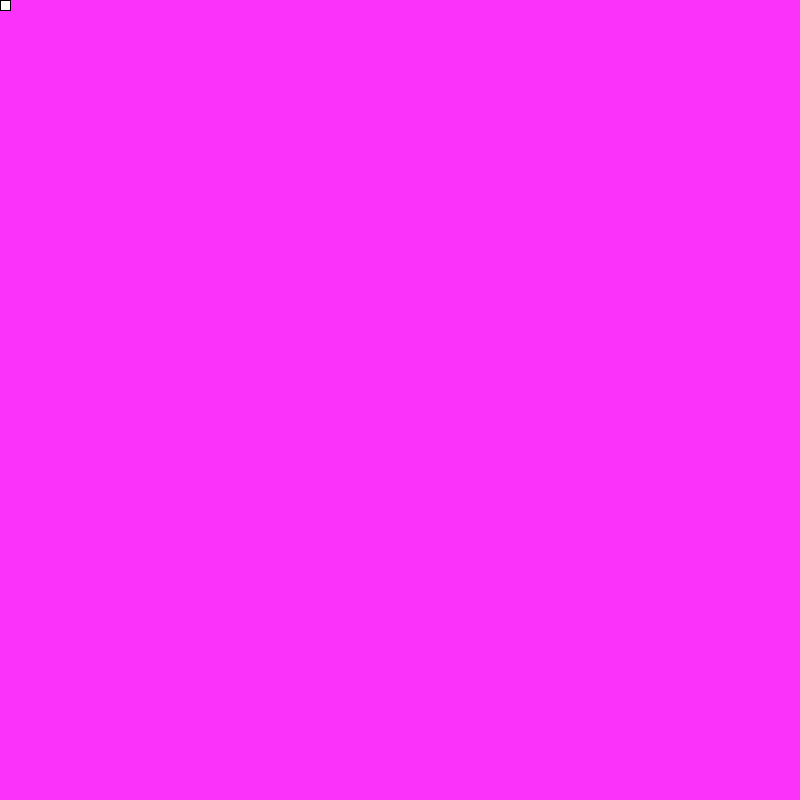
Frame 1 (no input)
Frame 60 (the mouse pressed at the canvas centre just before this capture): identical to frame 1, image omitted
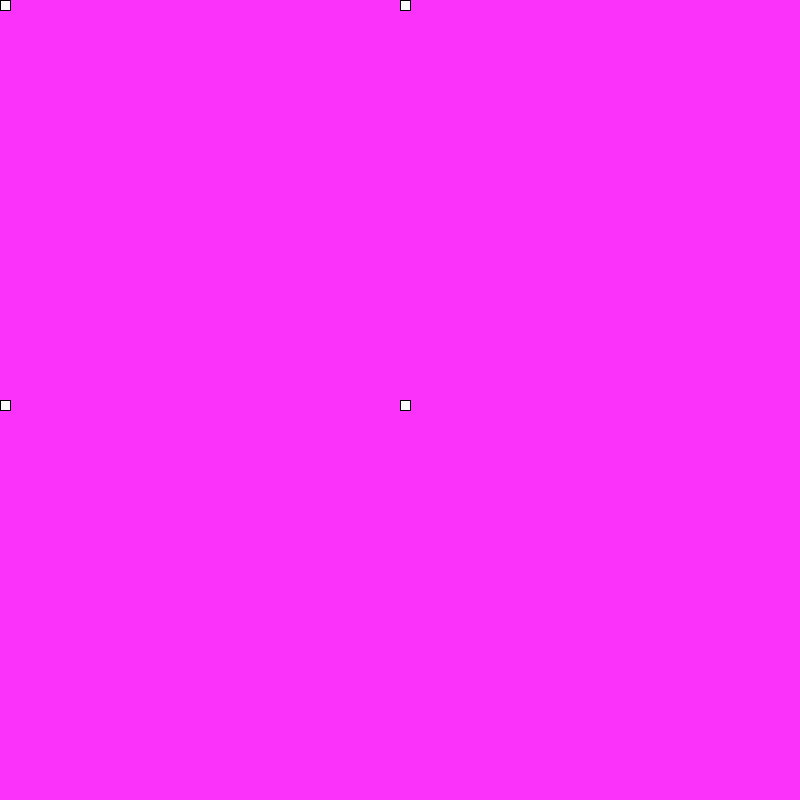
Frame 120 (the mouse held since frame 60 and released just before this capture)

The Processing sketch that drew these frames (run headless with seeded random() and noise(); from frame 60 on, the mouse is pressed at the canvas centre):

// Processing sketch: filasYColumnas1
// ── filasYColumnas1.pde
float espacio;
int nColumnas = 20;
int nFilas = 20;

void setup() {
  size(800, 800);
  espacio = 30;
}

void draw() {
  espacio= mouseX;
  background (250, 50, 250);

  for (int i=0; i<nColumnas; i++) {
    for (int j=0; j<nFilas; j++) {
      rect(espacio * i, mouseY * j, 10, 10);
    }
  }
}
